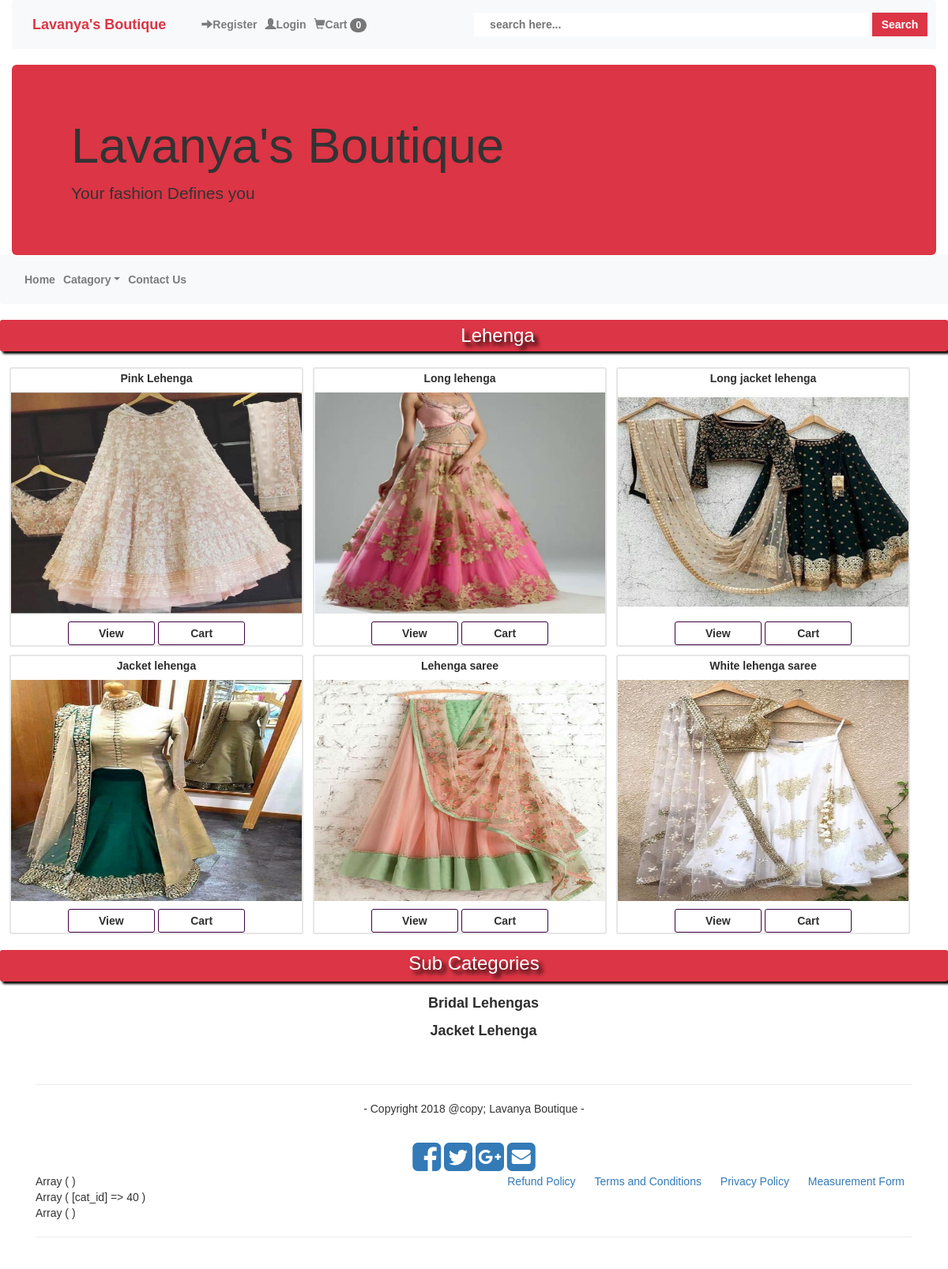
Page /view/cat_detail.php?cat_id=40 on the committed database.
### tables this page shows
CREATE TABLE `main_cat` (
  `cat_id` int(10) NOT NULL,
  `cat_name` varchar(50) NOT NULL
);

CREATE TABLE `products` (
  `pro_id` int(10) NOT NULL,
  `pro_name` varchar(100) NOT NULL,
  `cat_id` int(10) NOT NULL,
  `sub_cat_id` int(10) NOT NULL,
  `image` varchar(255) NOT NULL,
  `description` varchar(255) NOT NULL,
  `price` int(10) NOT NULL,
  `keyword` varchar(255) NOT NULL,
  `pro_added_date` timestamp NOT NULL DEFAULT CURRENT_TIMESTAMP ON UPDATE CURRENT_TIMESTAMP
);

CREATE TABLE `sub_cat` (
  `sub_cat_id` int(10) NOT NULL,
  `sub_cat_name` varchar(155) NOT NULL,
  `cat_id` int(10) NOT NULL
);

### control/display_db.php (the view, shortened to what this page needs)
<?php
function getIp() {
    $ip = $_SERVER['REMOTE_ADDR'];
    return $ip;
}
function cart_count(){
    include("../model/db.php");
    $ip = getIp();
    $get_cart_item = $conn->prepare("select * from carts where ip_add='$ip'");
    $get_cart_item->execute();
    $count_cart = $get_cart_item->rowCount();
    echo $count_cart;
}
function cat_detail(){
    include("../model/db.php");
    if(isset($_GET['cat_id'])){
        $cat_id = $_GET['cat_id'];
        $cat_pro = $conn->prepare("select * from products where cat_id='$cat_id'");
        $cat_pro->setFetchMode(PDO:: FETCH_ASSOC);
        $cat_pro->execute();
        $cat_name =$conn->prepare("select * from main_cat where cat_id='$cat_id'");
        $cat_name->setFetchMode(PDO:: FETCH_ASSOC);
        $cat_name->execute();
        $row = $cat_name->fetch();
        $row_main_cat = $row['cat_name'];
        echo"<h3>$row_main_cat</h3>";
        while($row_cat = $cat_pro->fetch()):
            echo" <li>
                    <a href='../view/pro_detail.php?pro_id=".$row_cat ['pro_id']."'>
                        <h4>".$row_cat ['pro_name']."</h4>
                        <img src='../view/img/pro_img/".$row_cat ['image']."'>
                        <center>
                            <button id='pro_btn'><a href = '../view/pro_detail.php?pro_id=".$row_cat ['pro_id']."'>View</a></button>
                            <button id='pro_btn' name = 'cart_btn'>Cart</button>
                        </center>
                    </a>
                  </li>";
        endwhile;
    }
}
function viewall_subcat(){
    include("../model/db.php");
    if(isset($_GET['cat_id'])){
        $cat_id = $_GET['cat_id'];
        $sub_cat = $conn->prepare("select * from sub_cat where cat_id='$cat_id'");
        $sub_cat->setFetchMode(PDO:: FETCH_ASSOC);
        $sub_cat->execute();
        echo"<h3>Sub Categories</h3>";
        while($row = $sub_cat->fetch()):
            echo "<li><a href='cat_detail.php?sub_cat_id=".$row['sub_cat_id']."'>".$row['sub_cat_name']."</a></li>";
        endwhile;
    }
}
?>

### view/css/style.css (style rules this page uses)
* { margin: 0; padding:0; font-family: verdana, Geneva, sans-serif; border: 0; }
#bodyleft ul li { border-radius: 3px; margin-top: 10px; margin-left: 1%; float: left; width: 31%; min-height: 350px; border: 2px solid #e6e6e6; }
#bodyleft ul li a { text-decoration: none; color: #2e2e2e; display: block; }
#pro_btn { width: 30%; height: 30px; background: #fff; border-radius: 3px; border: 1px solid #400040; font-weight: bolder; }
#bodyleft ul li a h4 { text-align: center; font-size: 14px; font-weight: bolder; margin-top: 5px; }
#bodyleft ul li a img { width:100%; height: 280px; margin-bottom: 10px; }
#bodyright h3 { background: #dc3545; height: 40px; text-align: center; color: #fff; border-radius: 3px; text-shadow: 5px 5px 5px #000; box-shadow: 3px 3px 3px #000; }
#bodyleft h3 { line-height: 40px; border-radius: 3px; height: 40px; background: #dc3545; color: #fff; padding-left: 5%; text-align: center; text-shadow: 5px 5px 5px #000; box-shadow: 3px 3px 3px #000; }
.bodyright h3 { padding-top: 4px; }
.bodyright ul li { height: 35px; width: 100%; line-height: 35px; padding-left: 2%; text-align: center; }
.bodyright ul li a { text-decoration: none; color: #2e2e2e; font-size: 18px; font-weight: bold; }

### rows in the picture
main_cat: cat_name "Lehenga"
products: pro_name "Pink Lehenga", image (picture)
products: pro_name "Long lehenga", image (picture)
products: pro_name "Long jacket lehenga", image (picture)
products: pro_name "Jacket lehenga", image (picture)
products: pro_name "Lehenga saree", image (picture)
products: pro_name "White lehenga saree", image (picture)
sub_cat: sub_cat_name "Bridal Lehengas"
sub_cat: sub_cat_name "Jacket Lehenga"

### other values in the picture
$count_cart "0"
